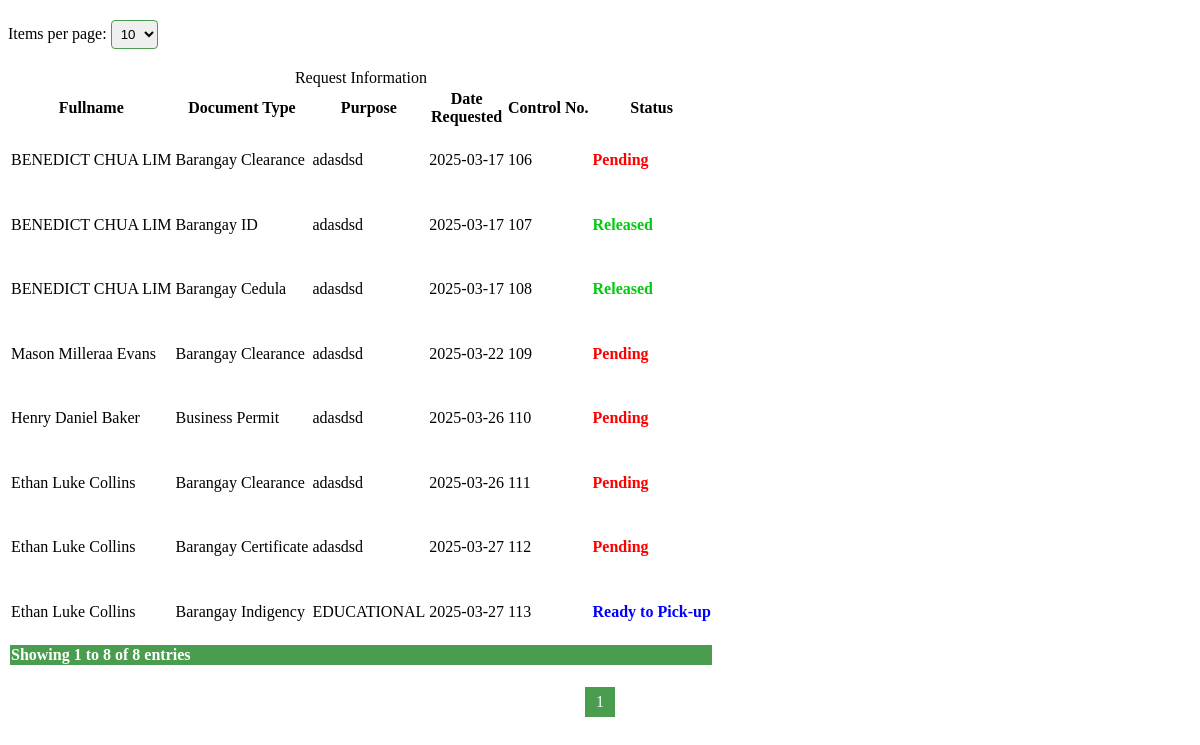
/user_login/user_panel/livesearch.php, run on an earlier commit of the app's database.
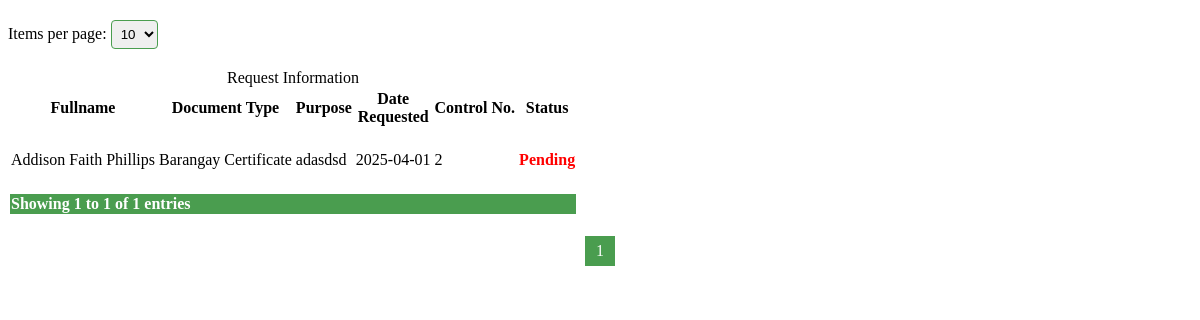
And on a later commit of the database.
### tables this page shows
CREATE TABLE `barangay_request` (
  `firstname` varchar(200) NOT NULL,
  `middlename` varchar(200) NOT NULL,
  `lastname` varchar(200) NOT NULL,
  `age` int(200) NOT NULL,
  `request_document` varchar(200) NOT NULL,
  `house_number` varchar(200) NOT NULL,
  `sitio_pook` varchar(200) NOT NULL,
  `birthday` date NOT NULL,
  `place_of_birth` varchar(200) NOT NULL,
  `contact_no` varchar(200) NOT NULL,
  `contact_person` varchar(200) NOT NULL,
  `contact_no_contact_person` varchar(200) NOT NULL,
  `live_since_year` varchar(200) NOT NULL,
  `purpose` varchar(200) NOT NULL,
  `status` int(200) NOT NULL,
  `gender` varchar(200) NOT NULL,
  `date_request` date NOT NULL,
  `business_name` varchar(200) NOT NULL,
  `profile` varchar(200) NOT NULL,
  `user_id` int(11) NOT NULL,
  `id` int(11) NOT NULL
);

### user_login/user_panel/livesearch.php (the view, shortened to what this page needs)
<!DOCTYPE html>
<html lang="en">
<head>
</head>
<body>
    <?php
    require("../../database/conn_db.php");
    $page = isset($_GET['page']) ? (int)$_GET['page'] : 1;
    $limit = isset($_GET['limit']) ? (int)$_GET['limit'] : 10;
    $offset = ($page - 1) * $limit;
    $input = $_POST['input'];
    $countQuery = "SELECT COUNT(*) as total FROM barangay_request WHERE id LIKE '{$input}%'";
    $countResult = mysqli_query($conn, $countQuery);
    $totalRows = $countResult->fetch_assoc()['total'];
    $totalPages = ceil($totalRows / $limit);
    $query = "SELECT * FROM barangay_request WHERE id LIKE '{$input}%' LIMIT $limit OFFSET $offset";
    $result = mysqli_query($conn, $query);
    if ($result->num_rows > 0) {
    ?>
    <div class="limit-selector">
        <form method="get" action="">
            <label for="limit">Items per page:</label>
            <select name="limit" id="limit" onchange="this.form.submit()">
                <option value="10" <?php echo $limit == 10 ? 'selected' : ''; ?>>10</option>
            </select>
        </form>
    </div>
    <table>
        <caption>Request Information</caption>
        <thead>
            <tr>
                <th>Fullname</th>
                <th>Document Type</th>
                <th>Purpose</th>
                <th>Date <br> Requested</th>
                <th>Control No.</th>
                <th>Status</th>
            </tr>
        </thead>
        <tbody>
            <?php
            while ($row = $result->fetch_assoc()) {
                $id = $row['id'];
                $firstname = $row["firstname"];
                $middlename = $row["middlename"];
                $lastname = $row["lastname"];
                $document_type = $row["request_document"];
                $purpose = $row["purpose"];
                $date_requested = $row["date_request"];
                $status = $row["status"];
            ?>
            <tr class="table_hover">
                <td><?php echo $firstname . " " . $middlename . " " . $lastname; ?></td>
                <td><?php echo $document_type; ?></td>
                <td><?php echo $purpose; ?></td>
                <td><?php echo $date_requested; ?></td>
                <td><?php echo $id; ?></td>
                <td>
                    <?php
                    if ($status == 0) {
                        echo "<h4 style='color:#00572060;'>No data</h4>";
                    } else if ($status == 1) {
                        echo "<h4 style='color:red;'>Pending</h4>";
                    } else if ($status == 2) {
                        echo "<h4 style='color:orange;'>Processing</h4>";
                    } else if ($status == 3) {
                        echo "<h4 style='color:blue;'>Ready to Pick-up</h4>";
                    } else if ($status == 4) {
                        echo "<h4 style='color:#00cc0e;'>Released</h4>";
                    } else if ($status == 5) {
                        echo "<p style='color:red;'>Invalid Purpose</p>";
                    }
                    ?>
                </td>
            </tr>
            <?php
            }
            ?>
        </tbody>
        <tfoot>
            <tr>
                <td colspan="6">Showing <?php echo ($offset + 1) . " to " . min($offset + $limit, $totalRows) . " of " . $totalRows; ?> entries</td>
            </tr>
        </tfoot>
    </table>
    <div class="pagination">
        <?php
        $startPage = max(1, $page - 2);
        $endPage = min($totalPages, $page + 2);
        for ($i = $startPage; $i <= $endPage; $i++): ?>
            <a href="?page=<?php echo $i; ?>&limit=<?php echo $limit; ?>" class="<?php echo $i == $page ? 'active' : ''; ?>">
                <?php echo $i; ?>
            </a>
        <?php endfor;
        ?>
    </div>
    <?php
    }
    ?>
    <footer style="height:100px;">
    </footer>
</body>
</html>

What changed in the data, as far as the page shows it:
removed barangay_request: firstname "BENEDICT", middlename "CHUA", lastname "LIM", request_document "Barangay Clearance", purpose "adasdsd", date_request "2025-03-17", id "106", status "Pending"
removed barangay_request: firstname "BENEDICT", middlename "CHUA", lastname "LIM", request_document "Barangay ID", purpose "adasdsd", date_request "2025-03-17", id "107", status "Released"
removed barangay_request: firstname "BENEDICT", middlename "CHUA", lastname "LIM", request_document "Barangay Cedula", purpose "adasdsd", date_request "2025-03-17", id "108", status "Released"
removed barangay_request: firstname "Mason", middlename "Milleraa", lastname "Evans", request_document "Barangay Clearance", purpose "adasdsd", date_request "2025-03-22", id "109", status "Pending"
removed barangay_request: firstname "Henry", middlename "Daniel", lastname "Baker", request_document "Business Permit", purpose "adasdsd", date_request "2025-03-26", id "110", status "Pending"
removed barangay_request: firstname "Ethan", middlename "Luke", lastname "Collins", request_document "Barangay Clearance", purpose "adasdsd", date_request "2025-03-26", id "111", status "Pending"
removed barangay_request: firstname "Ethan", middlename "Luke", lastname "Collins", request_document "Barangay Certificate", purpose "adasdsd", date_request "2025-03-27", id "112", status "Pending"
removed barangay_request: firstname "Ethan", middlename "Luke", lastname "Collins", request_document "Barangay Indigency", purpose "EDUCATIONAL", date_request "2025-03-27", id "113", status "Ready to Pick-up"
added barangay_request: firstname "Addison", middlename "Faith", lastname "Phillips", request_document "Barangay Certificate", purpose "adasdsd", date_request "2025-04-01", id "2", status "Pending"
Also different on the page:
min($offset + $limit, $totalRows): "8" → "1"
$totalRows: "8" → "1"
